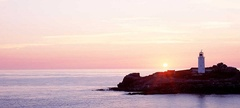
%> input picture jlchen2-ExtraCredit3/EC2/chenEC2a.jpg, 240 x 108 px, shrunk from 600 x 269 before the run
$ octave main.m   (GNU Octave 9; MATLAB toolbox functions it lacks are replaced by stand-ins)
%> lines starting %> are read from the running program, lines starting %| are printed output that depends on the picture
### jlchen2-ExtraCredit3/EC2/imenergy.m
function E = imenergy(I)

J = rgb2gray(I);

G = entropyfilt(J);

E = G;

end

### jlchen2-HW3/horizontal_seam.m
function [S, MImg] = horizontal_seam(I)

[row, col] = size(I);
M = I;

% forward pass
for c = 2:col
    for r = 1:row
        if r-1<1
            M(r,c) = I(r,c) + min([M(r,c-1), M(r+1,c-1)]);
        elseif r+1>row
            M(r,c) = I(r,c) + min([M(r-1,c-1), M(r,c-1)]);
        else
            M(r,c) = I(r,c) + min([M(r-1,c-1), M(r,c-1), M(r+1,c-1)]);
        end
    end
end

MImg = M;

[minVal, minI] = min(M(:,col));

seamHor = zeros(1,col);
seamHor(1,col) = minI;

r = minI;
v = minVal;

% backward pass
for c = col:-1:2
        if r-1<1
            [mV, mI] = min([M(r,c-1), M(r+1,c-1)]);
            v = v + mV;
            seamHor(1,c-1) = r + (mI - 1);
            r = r + (mI - 1);
        elseif r+1>row
            [mV, mI] = min([M(r-1,c-1), M(r,c-1)]);
            v = v + mV;
            seamHor(1,c-1) = r + (mI - 2);
            r = r + (mI - 2);
        else
            [mV, mI] = min([M(r-1,c-1), M(r,c-1), M(r+1,c-1)]);
            v = v + mV;
            seamHor(1,c-1) = r + (mI - 2);
            r = r + (mI - 2);
        end
end

 S = seamHor;

end

### jlchen2-HW3/remove_horizontal_seam.m
function J = remove_horizontal_seam(I, S)

[row, col, dim] = size(I);
I2 = zeros(row-1, col, dim);

for d = 1:dim
    for c = 1:col
        if S(1,c) == 1
            I2(:,c,d) = [I(2:row,c,d)];
        elseif S(1,c) == row
            I2(:,c,d) = [I(1:row-1,c,d)];
        else
            I2(:,c,d) = [I(1:S(1,c)-1,c,d); I(S(1,c)+1:row,c,d)];
        end
    end
end

J = I2;

end

### jlchen2-ExtraCredit3/EC2/shrnk.m
function J = shrnk(I, num_rows_removed, num_cols_removed)

hsI = I;

for i=1:num_rows_removed
    hseI = imenergy(hsI);
    [hS, MImg]= horizontal_seam(hseI);
    hsI = remove_horizontal_seam(hsI,hS);
end

J = hsI;
J = permute(J, [2 1 3]);
hsI = J;

for i=1:num_cols_removed
    hseI = imenergy(hsI);
    [hS, MImg]= horizontal_seam(hseI);
    hsI = remove_horizontal_seam(hsI,hS);
end

J = hsI;
J = permute(J, [2 1 3]);

end

function [S, MImg] = horizontal_seam(I)

[row, col] = size(I);
M = I;

% forward pass
for c = 2:col
    for r = 1:row
        if r-1<1
            M(r,c) = I(r,c) + min([M(r,c-1), M(r+1,c-1)]);
        elseif r+1>row
            M(r,c) = I(r,c) + min([M(r-1,c-1), M(r,c-1)]);
        else
            M(r,c) = I(r,c) + min([M(r-1,c-1), M(r,c-1), M(r+1,c-1)]);
        end
    end
end

MImg = M;

[minVal, minI] = min(M(:,col));

seamHor = zeros(1,col);
seamHor(1,col) = minI;

r = minI;
v = minVal;

% backward pass
for c = col:-1:2
        if r-1<1
            [mV, mI] = min([M(r,c-1), M(r+1,c-1)]);
            v = v + mV;
            seamHor(1,c-1) = r + (mI - 1);
            r = r + (mI - 1);
        elseif r+1>row
            [mV, mI] = min([M(r-1,c-1), M(r,c-1)]);
            v = v + mV;
            seamHor(1,c-1) = r + (mI - 2);
            r = r + (mI - 2);
        else
            [mV, mI] = min([M(r-1,c-1), M(r,c-1), M(r+1,c-1)]);
            v = v + mV;
            seamHor(1,c-1) = r + (mI - 2);
            r = r + (mI - 2);
        end
end

 S = seamHor;

end

function J = remove_horizontal_seam(I, S)

[row, col, dim] = size(I);
I2 = zeros(row-1, col, dim);

for d = 1:dim
    for c = 1:col
        if S(1,c) == 1
            I2(:,c,d) = [I(2:row,c,d)];
        elseif S(1,c) == row
            I2(:,c,d) = [I(1:row-1,c,d)];
        else
            I2(:,c,d) = [I(1:S(1,c)-1,c,d); I(S(1,c)+1:row,c,d)];
        end
    end
end

J = I2;

end

### jlchen2-ExtraCredit3/EC2/main.m
clear;

img = imread('chenEC2a.jpg'); % enter input image name
%> img is the input picture: size 108x240x3 uint8; mean R, G, B 209, 183.5, 182.7
I2 = im2double(img);
I3 = imenergy(I2);
%> in imenergy, `J = rgb2gray(I);`:
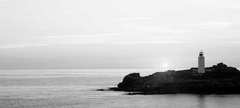
%> J: size 108x240 double; min 0, max 0.994, mean 0.749
%> in imenergy, `G = entropyfilt(J);`:
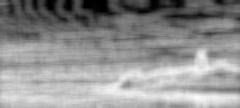
%> G: size 108x240 double; min 0, max 6.06, mean 3.42; drawn with min black and max white
[I4, MImg] = horizontal_seam(I3);
%> after the loop in horizontal_seam, `for c = 2:col`:
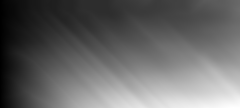
%> M: size 108x240 double; min 1.52, max 462.4, mean 186.3; drawn with min black and max white
%> in horizontal_seam, `[minVal, minI] = min(M(:,col));`: minVal = 190.7; minI = 2
%> in horizontal_seam, `v = minVal;`: v = 190.7
%> the loop in horizontal_seam, `for c = col:-1:2` made 239 passes
%> (mV, mI, v, r) on passes 1 to 12: (189.5, 2, 380.2, 2), (188.3, 2, 568.5, 2), (187.1, 2, 755.6, 2), (186, 2, 941.6, 2), (184.7, 2, 1126.3, 2), (183.4, 3, 1309.7, 3), (182, 3, 1491.7, 4), (180.6, 2, 1672.3, 4), (179.2, 2, 1851.4, 4), (177.7, 2, 2029.2, 4), (176.3, 2, 2205.5, 4), (174.8, 2, 2380.3, 4)
%> after the loop in horizontal_seam, `for c = col:-1:2`: mV = 1.52; r = 14; seamHor = 240 values, max 17 at index 175, min 1 at index 22, mean 8.08; v = 23029.9
%> in horizontal_seam, `S = seamHor;`: S has the same summary as seamHor
%> I4 has the same summary as seamHor in horizontal_seam
I5 = remove_horizontal_seam(I2,I4);
I6 = shrnk(I2,100,100); %(I2, rows_to_remove, cols_to_remove)
%> the loop in shrnk, `for i=1:num_rows_removed` made 100 passes
%> pass 2, in shrnk, `hsI = remove_horizontal_seam(hsI,hS);`:
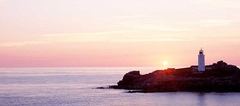
%> hsI: size 106x240x3 double; mean R, G, B 0.816, 0.716, 0.713
imwrite(I6, 'chenEC2b.jpg', 'jpg'); % enter output image name

figure
saveas(imagesc(I3), 'chen.2a.jpg', 'jpg');

figure
saveas(imagesc(MImg), 'chen.2b.jpg', 'jpg');

P3I = I2;
P3E = I3;
f = figure;
imshow(P3I)
hold on;
P3H = horizontal_seam(P3E);
plot(P3H,'r');
P3E = permute(P3E, [2 1 3]);
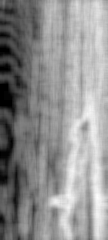
%> P3E: size 240x108 double; min 0, max 6.06, mean 3.42; mean of the top-left, top-right, bottom-left and bottom-right quarters 2.3, 4.41, 2.5, 4.46; drawn with min black and max white
P3V = horizontal_seam(P3E);
%> after the loop in horizontal_seam (call 3), `for c = 2:col`:
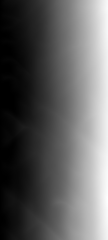
%> M: size 240x108 double; min 0, max 345.1, mean 128.9; drawn with min black and max white
plot(P3V,1:size(P3I,1),'r');
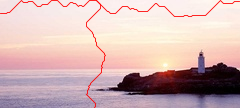
%> figure redrawn from the program's plot data
saveas(f, 'chen.3.jpg', 'jpg');
